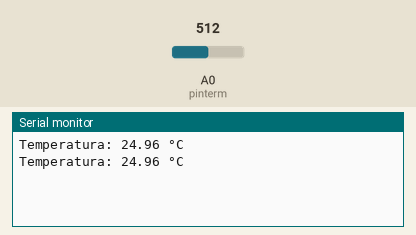
This sketch was run on a simulated Arduino Uno, built with avr-gcc and run on an emulated ATmega328P. Parts: the last lines printed to the serial monitor. Inputs (shaded band) come from the test bench; at power-on: A0 (pinterm) = 512.

Above: at 1.2 s.
1.3 s: A0 (pinterm) set to 716
At 2.5 s:
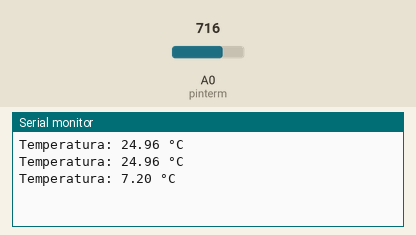
2.8 s: A0 (pinterm) set to 900
At 4.0 s:
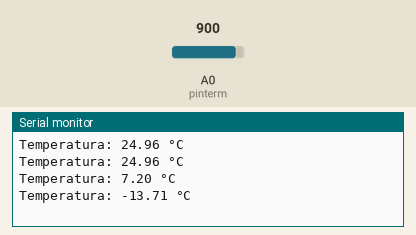
Timing chart, 0 to 5.8 s (numbered marks = the images above; inputs shaded):
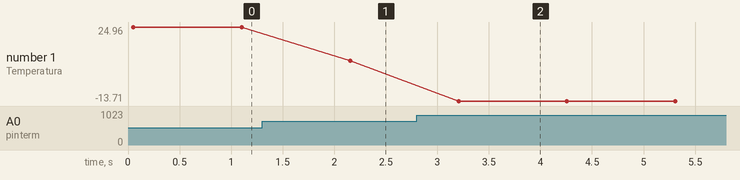

Measured:
- after the input at 1.3 s, the serial monitor: prints a new line after 0.85 s (image 1)
- after the input at 2.8 s, the serial monitor: prints a new line after 0.41 s (image 2)
- plotted number 1: 24.96 → 7.2 after the input at 1.3 s, 7.2 → -13.71 after the input at 2.8 s

The sketch:

ntc-code-test.ino
```cpp
//Fonte: Fórum www.labdegaragem.com

#define pinterm A0 //Pino onde o termistor está ligado
#define termres 10000 //Valor do termistor, no caso estamos utilizando um termistor de 10k
#define tempnominal 25 //Temperatura nominal do ntc utilizado, esse dado deve ser pesquisado no datasheet
//do ntc que você está utilizando
#define numsamples 5 //Número de amostras
#define beta 3977 //Valor do beta, esse valor varia conforme ntc, você deve verificar o datasheet
#define res 10000

int amostra[numsamples];
int i;
void setup(void) {
Serial.begin(9600);
analogReference(EXTERNAL);
}

void loop(void) {
float media;

for (i=0; i< numsamples; i++) {
amostra[i] = analogRead(pinterm);
delay(10);
}

media = 0;
//quantidade de amostras
for (i=0; i< numsamples; i++) {
media += amostra[i];
}
media /= numsamples;
// conversão do valor de tensão em resistência
media = 1023 / media - 1;
media = res / media;

//Faz o cálculo pela fórmula do Fator Beta
float temperatura;
temperatura = media / termres; // (R/Ro)
temperatura = log(temperatura); // ln(R/Ro)
temperatura /= beta; // 1/B * ln(R/Ro)
temperatura += 1.0 / (tempnominal + 273.15); // + (1/To)
temperatura = 1.0 / temperatura; // Inverte o valor
temperatura -= 273.15; // Converte para Celsius

Serial.print("Temperatura: ");
Serial.print(temperatura);
Serial.println(" °C");

delay(1000);
}
```
